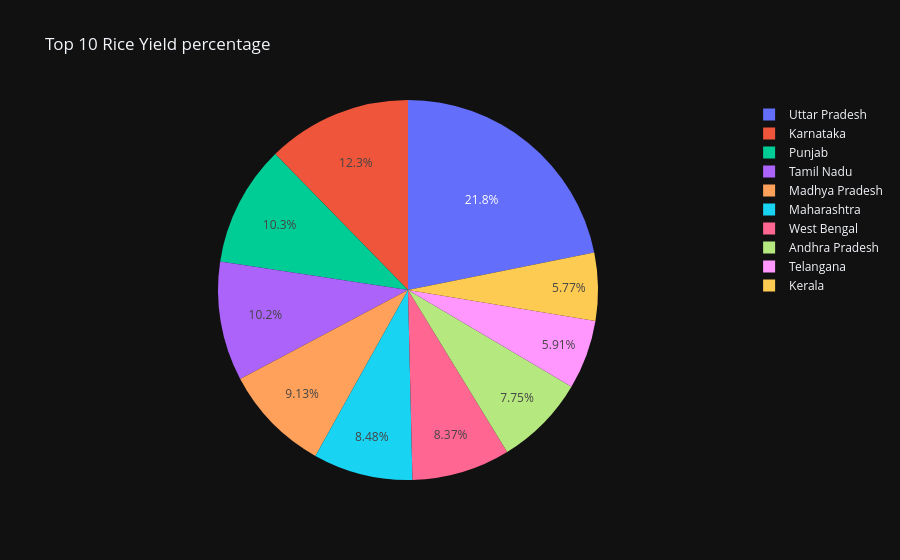

The code cell stored with this chart in its notebook:
### Code cell
top_10_yield = px.pie(
    rice_yield,
    values='RICE YIELD (Kg per ha)',
    names='State Name',
    title='Top 10 Rice Yield percentage',
    template='plotly_dark'
    )
top_10_yield

### Figure 1 — Plotly figure (JSON) as saved in the notebook; plotly's stock layout.template omitted (floating-point values rounded to 4 significant figures)
{"data": [{"domain": {"x": [0, 1], "y": [0, 1]}, "hovertemplate": "State Name=%{label}<br>RICE YIELD (Kg per ha)=%{value}<extra></extra>", "labels": ["Uttar Pradesh", "Karnataka", "Punjab", "Tamil Nadu", "Madhya Pradesh", "Maharashtra", "West Bengal", "Andhra Pradesh", "Telangana", "Kerala"], "legendgroup": "", "name": "", "showlegend": true, "type": "pie", "values": [3768000.0, 2126000.0, 1773000.0, 1756000.0, 1576000.0, 1463000.0, 1444000.0, 1337000.0, 1020000.0, 995900.0]}], "layout": {"legend": {"tracegroupgap": 0}, "title": {"text": "Top 10 Rice Yield percentage"}}}
